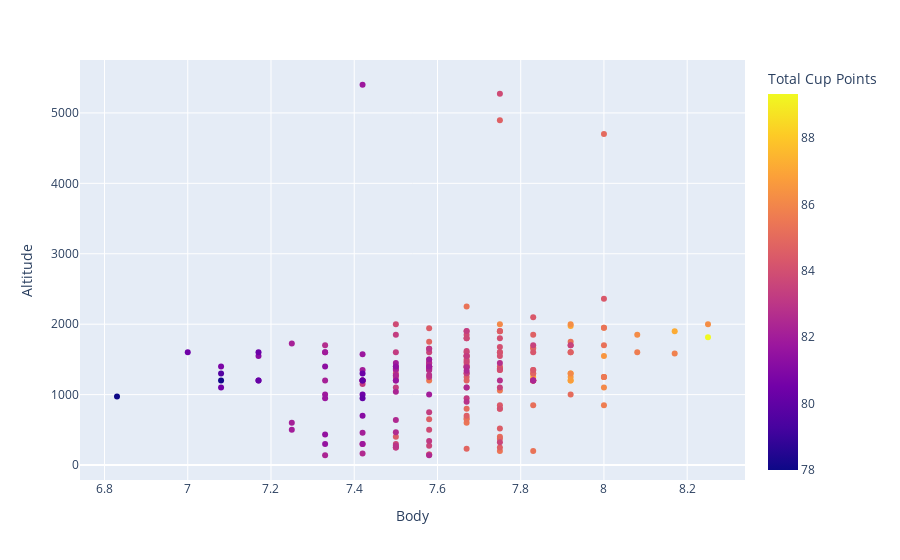

Write notebook code for a chart like this one.
### Code cell
alti_acid_sctr = px.scatter(
    df_coffee,
    x='Body',
    y='Altitude',
    color='Total Cup Points',
    hover_data='Processing Method'
)

alti_acid_sctr.show()

### Figure 1 — Plotly figure (JSON) as saved in the notebook; plotly's stock layout.template omitted (floating-point values rounded to 4 significant figures; data arrays with more than 128 entries replaced by an {"elided": "..."} marker saying what was removed)
{"data": [{"customdata": {"elided": "207x1 str values"}, "hovertemplate": "Body=%{x}<br>Altitude=%{y}<br>Processing Method=%{customdata[0]}<br>Total Cup Points=%{marker.color}<extra></extra>", "legendgroup": "", "marker": {"color": {"elided": "207 float values"}, "coloraxis": "coloraxis", "symbol": "circle"}, "mode": "markers", "name": "", "orientation": "v", "showlegend": false, "type": "scatter", "x": {"elided": "207 float values"}, "xaxis": "x", "y": {"elided": "207 float values"}, "yaxis": "y"}], "layout": {"coloraxis": {"colorbar": {"title": {"text": "Total Cup Points"}}, "colorscale": [[0, "#0d0887"], [0.1111, "#46039f"], [0.2222, "#7201a8"], [0.3333, "#9c179e"], [0.4444, "#bd3786"], [0.5556, "#d8576b"], [0.6667, "#ed7953"], [0.7778, "#fb9f3a"], [0.8889, "#fdca26"], [1, "#f0f921"]]}, "legend": {"tracegroupgap": 0}, "margin": {"t": 60}, "xaxis": {"anchor": "y", "domain": [0, 1], "title": {"text": "Body"}}, "yaxis": {"anchor": "x", "domain": [0, 1], "title": {"text": "Altitude"}}}}
